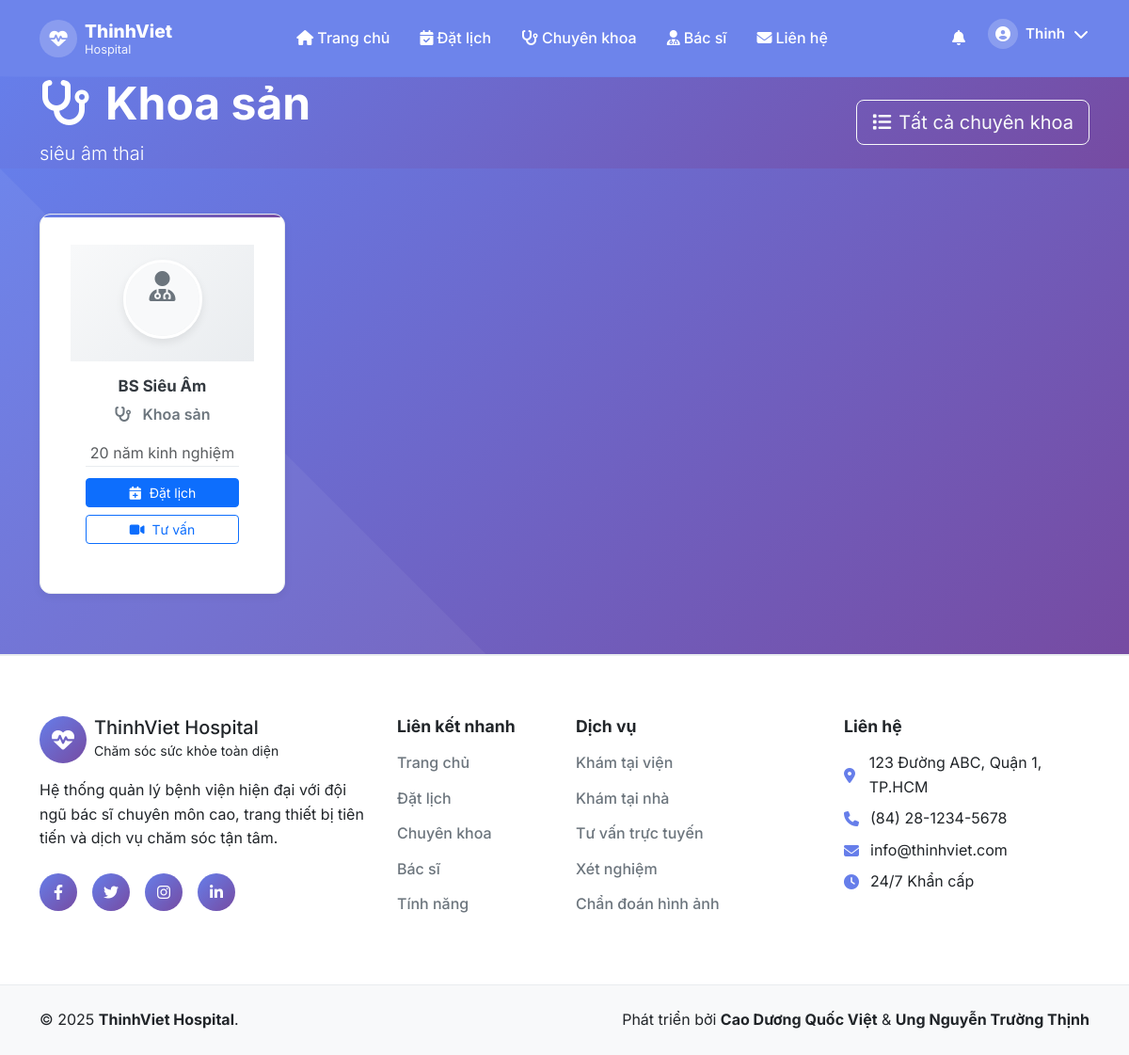
Screenshot of /doctors_by_specialty?slug=sieu-am (signed in) with the database file from the repository.
### tables this page shows
CREATE TABLE `bac_si` (
  `id` int(11) NOT NULL,
  `ten` varchar(255) NOT NULL,
  `email` varchar(255) NOT NULL,
  `mat_khau` varchar(255) NOT NULL,
  `so_dien_thoai` varchar(20) DEFAULT NULL,
  `chuyen_khoa_id` int(11) DEFAULT NULL,
  `chuyen_khoa` varchar(100) DEFAULT NULL,
  `so_giay_phep` varchar(50) DEFAULT NULL,
  `so_nam_kinh_nghiem` int(11) DEFAULT 0,
  `ngay_tao` timestamp NOT NULL DEFAULT current_timestamp(),
  `ngay_cap_nhat` timestamp NOT NULL DEFAULT current_timestamp() ON UPDATE current_timestamp(),
  `hinh_anh` varchar(255) DEFAULT NULL
);

CREATE TABLE `chuyen_khoa` (
  `id` int(11) NOT NULL,
  `ten` varchar(100) NOT NULL,
  `slug` varchar(120) DEFAULT NULL,
  `mo_ta` text DEFAULT NULL,
  `icon` varchar(100) DEFAULT NULL,
  `thu_tu` int(11) DEFAULT 0,
  `trang_thai` enum('active','inactive') DEFAULT 'active',
  `ngay_tao` timestamp NOT NULL DEFAULT current_timestamp(),
  `ngay_cap_nhat` timestamp NOT NULL DEFAULT current_timestamp() ON UPDATE current_timestamp()
);

### Controllers/DoctorController.php (called while the page is built, shortened)
<?php
require_once 'Models/Doctor.php';
require_once 'Controllers/AuthController.php';
require_once 'config/database.php';
class DoctorController
{
    private $doctorModel;
    public function __construct()
    {
        $this->doctorModel = new Doctor();
        require_once 'config/database.php';
    }
    public function listBySpecialty()
    {
        $slug = $_GET['slug'] ?? '';
        require_once 'Models/Specialty.php';
        $spModel = new Specialty();
        $specialty = $spModel->getBySlug($slug);
        $doctors = $this->doctorModel->getBySpecialization($specialty['ten']);
        include 'Views/doctor/doctors_by_specialty.php';
    }
}

### Views/layouts/layout_helper.php (called while the page is built, shortened)
<?php
function getCurrentUserContext()
{
    $defaults = ['id' => null, 'role' => '', 'name' => '', 'email' => ''];
    try {
        require_once 'Controllers/AuthController.php';
        if (class_exists('AuthController')) {
            $a = new AuthController();
            if (method_exists($a, 'resolveCurrentUserContext')) {
                $ctx = $a->resolveCurrentUserContext();
                if (is_array($ctx) && !empty($ctx)) return array_merge($defaults, $ctx);
            }
        }
    } catch (Exception $e) {
    }
    return [
        'id' => $_SESSION['user_id'] ?? null,
        'role' => '',
        'name' => '',
        'email' => '',
    ];
}

### Controllers/AuthController.php (called while the page is built, shortened)
<?php
require_once 'Models/Doctor.php';
class AuthController
{
    private function resolveUserByFallback($uid): ?array
    {
        try {
            $doc = new Doctor();
            $d = $doc->getById($uid);
            if ($d) {
                $spec = isset($d['chuyen_khoa_id']) ? (int)$d['chuyen_khoa_id'] : 0;
                $role = ($spec === 16) ? 'xray_doctor' : (($spec === 18) ? 'sieuam_doctor' : 'doctor');
                return [
                    'role' => $role,
                    'name' => $d['ten'] ?? '',
                    'email' => $d['email'] ?? '',
                    'chuyen_khoa_id' => $spec
                ];
            }
        } catch (Exception $e) {
        }
        return null;
    }
    public function resolveCurrentUserContext(): array
    {
        static $cached;
        if ($cached !== null) return $cached;
        $cached = ['id' => null, 'role' => '', 'name' => '', 'email' => '', 'chuyen_khoa_id' => null];
        $uid = $_SESSION['user_id'] ?? null;
        $cached['id'] = (int)$uid;
        $result = $this->resolveUserByFallback($uid);
        if ($result) {
            $cached = array_merge($cached, $result);
        }
        return $cached;
    }
}

### config/database.php (called while the page is built, shortened)
<?php
class Database
{
    private $host;
    private $db_name;
    private $username;
    private $password;
    public function __construct()
    {
        $this->host = $_ENV['DB_HOST'] ?? getenv('DB_HOST') ?? 'localhost';
        $this->db_name = $_ENV['DB_NAME'] ?? getenv('DB_NAME') ?? 'hospital_management';
        $this->username = $_ENV['DB_USER'] ?? getenv('DB_USER') ?? 'root';
        $this->password = $_ENV['DB_PASS'] ?? getenv('DB_PASS') ?? '';
    }
    private function loadEnvFile()
    {
        $envFile = __DIR__ . '/../.env';
    }
    public function getConnection()
    {
        $this->conn = null;
        try {
            $this->conn = new PDO("mysql:host=" . $this->host . ";dbname=" . $this->db_name, $this->username, $this->password);
            $this->conn->exec("set names utf8");
            $this->conn->setAttribute(PDO::ATTR_ERRMODE, PDO::ERRMODE_EXCEPTION);
        } catch (PDOException $exception) {
            error_log("Database connection error: " . $exception->getMessage());
            echo "Database connection failed. Please try again later.";
        }
        return $this->conn;
    }
}

### Models/User.php (called while the page is built, shortened)
<?php
require_once 'config/database.php';
class User
{
    public function __construct()
    {
        $database = new Database();
        $this->conn = $database->getConnection();
    }
}

### Models/Doctor.php (called while the page is built, shortened)
<?php
require_once 'Models/User.php';
class Doctor extends User
{
    public function __construct()
    {
        $this->table_name = "bac_si";
    }
    public function getById(int $id): ?array
    {
        $query = "SELECT bs.id, bs.ten, bs.email, bs.so_dien_thoai,
                         ck.ten AS chuyen_khoa, bs.so_giay_phep, bs.so_nam_kinh_nghiem, bs.mat_khau, bs.ngay_tao, bs.ngay_cap_nhat, bs.hinh_anh
                  FROM " . $this->table_name . " bs
                  LEFT JOIN chuyen_khoa ck ON ck.id = bs.chuyen_khoa_id
                  WHERE bs.id = :id";
        $stmt = $this->conn->prepare($query);
        $stmt->bindParam(":id", $id);
        $stmt->execute();
        $row = $stmt->fetch(PDO::FETCH_ASSOC);
        return $row ?: null;
    }
    public function getBySpecialization($specialization)
    {
        $query = "SELECT bs.id, bs.ten, bs.email, bs.so_dien_thoai, ck.ten AS chuyen_khoa, bs.so_giay_phep, bs.so_nam_kinh_nghiem, bs.hinh_anh
                  FROM " . $this->table_name . " bs
                  LEFT JOIN chuyen_khoa ck ON ck.id = bs.chuyen_khoa_id
                  WHERE ck.ten = :chuyen_khoa";
        $stmt = $this->conn->prepare($query);
        $stmt->bindParam(":chuyen_khoa", $specialization);
        $stmt->execute();
        return $stmt->fetchAll(PDO::FETCH_ASSOC);
    }
}

### Views/layouts/socket_bootstrap.php (called while the page is built, shortened)
<?php
require_once __DIR__ . '/layout_helper.php';
$ctx = function_exists('getCurrentUserContext') ? getCurrentUserContext() : ['id' => null, 'role' => '', 'name' => ''];
?>

### Models/Specialty.php (called while the page is built, shortened)
<?php
require_once 'config/database.php';
class Specialty
{
    private $conn;
    private $table = 'chuyen_khoa';
    public function __construct()
    {
        $db = new Database();
        $this->conn = $db->getConnection();
    }
    public function getBySlug($slug)
    {
        $sql = "SELECT id, ten, slug, mo_ta, icon FROM {$this->table} WHERE slug = :slug";
        $stmt = $this->conn->prepare($sql);
        $stmt->bindParam(':slug', $slug);
        $stmt->execute();
        return $stmt->fetch(PDO::FETCH_ASSOC);
    }
}

### Views/doctor/doctors_by_specialty.php (the view, shortened to what this page needs)
<?php $page_title = 'Bác sĩ - ' . ($specialty['ten'] ?? 'Chuyên khoa');
include 'Views/layouts/header.php'; ?>
<section class="page-header bg-gradient-primary text-white" style="margin-top: 81px;">
    <div class="container">
        <div class="row align-items-center">
            <div class="col-lg-8">
                <h1 class="display-5 fw-bold mb-2"><i
                        class="fas fa-stethoscope me-3"></i><?php echo htmlspecialchars($specialty['ten']); ?></h1>
                <?php if (!empty($specialty['mo_ta'])): ?><p class="lead mb-0">
                    <?php echo htmlspecialchars($specialty['mo_ta']); ?></p><?php endif; ?>
            </div>
            <div class="col-lg-4 text-lg-end">
                <a href="./specialties_all" class="btn btn-outline-light btn-lg"><i class="fas fa-list me-2"></i>Tất cả
                    chuyên khoa</a>
            </div>
        </div>
    </div>
</section>
<section class="doctors-section py-5">
    <div class="container">
        <div class="row" id="doctorsContainer">
            <?php foreach ($doctors as $doc): ?>
            <?php
                $experience = (int)($doc['so_nam_kinh_nghiem'] ?? 0);
                $specialty = $doc['chuyen_khoa'] ?: 'Đa khoa';
                ?>
            <div class="col-xl-3 col-lg-4 col-md-6 col-sm-6 mb-3 doctor-item animate-on-scroll"
                data-spec="<?php echo htmlspecialchars($specialty); ?>"
                data-name="<?php echo htmlspecialchars($doc['ten']); ?>"
                data-phone="<?php echo htmlspecialchars($doc['so_dien_thoai'] ?: ''); ?>"
                data-experience="<?php echo $experience; ?>">
                <div class="doctor-card h-100">
                    <div class="doctor-header">
                        <div class="doctor-avatar">
                            <div class="avatar-placeholder"
                                style="display: none; width: 100%; height: 100%; background: #f8f9fa; border-radius: 50%; display: flex; align-items: center; justify-content: center; color: #6c757d; font-size: 2rem;">
                                <i class="fas fa-user-md"></i>
                            </div>
                        </div>
                    </div>
                    <div class="doctor-body">
                        <h5 class="doctor-name"><?php echo htmlspecialchars($doc['ten']); ?></h5>
                        <p class="doctor-specialty">
                            <i class="fas fa-stethoscope me-2"></i>
                            <?php echo htmlspecialchars($specialty); ?>
                        </p>
                        <div class="doctor-meta text-muted">
                            <span><?php echo $experience; ?> năm kinh nghiệm</span>
                        </div>
                        <div class="doctor-actions">
                            <a href="./hospital_appointment?doctor_id=<?php echo base64_encode($doc['id']); ?>"
                                class="btn btn-primary btn-sm w-100 mb-2">
                                <i class="fas fa-calendar-plus me-2"></i>Đặt lịch
                            </a>
                            <a href="./consultation_booking?doctor_id=<?php echo base64_encode($doc['id']); ?>"
                                class="btn btn-outline-primary btn-sm w-100">
                                <i class="fas fa-video me-2"></i>Tư vấn
                            </a>
                        </div>
                    </div>
                </div>
            </div>
            <?php endforeach; ?>
        </div>
    </div>
</section>
<?php include 'Views/layouts/footer.php'; ?>

### Views/layouts/header.php (shortened to what this page needs)
<!DOCTYPE html>
<html lang="vi">
<head>
    <?php include 'Views/layouts/socket_bootstrap.php'; ?>
    <link href="https://cdn.jsdelivr.net/npm/bootstrap@5.3.0/dist/css/bootstrap.min.css" rel="stylesheet">
    <link href="https://cdnjs.cloudflare.com/ajax/libs/font-awesome/6.4.0/css/all.min.css" rel="stylesheet">
    <link rel="stylesheet" href="./assets/css/home.css?v=<?php echo filemtime('./assets/css/home.css'); ?>">
    <link rel="stylesheet" href="./assets/css/theme.css?v=<?php echo filemtime('./assets/css/theme.css'); ?>">
</head>
<body>
    <nav class="navbar navbar-expand-lg navbar-dark fixed-top" id="mainNav">
        <div class="container">
            <a class="navbar-brand d-flex align-items-center" href="./home">
                <div class="brand-icon me-2">
                    <i class="fas fa-heartbeat"></i>
                </div>
                <div class="brand-text">
                    <span class="brand-name">ThinhViet</span>
                    <span class="brand-subtitle">Hospital</span>
                </div>
            </a>
            <div class="collapse navbar-collapse" id="navbarNav">
                <ul class="navbar-nav mx-auto">
                    <li class="nav-item">
                        <a class="nav-link" href="home">
                            <i class="fas fa-home me-1"></i>Trang chủ
                        </a>
                    </li>
                    <li class="nav-item">
                        <a class="nav-link" href="doctor_team">
                            <i class="fas fa-calendar-check me-1"></i>Đặt lịch
                        </a>
                    </li>
                    <li class="nav-item">
                        <a class="nav-link" href="./home#chuyenkhoa">
                            <i class="fas fa-stethoscope me-1"></i>Chuyên khoa
                        </a>
                    </li>
                    <li class="nav-item">
                        <a class="nav-link" href="./home#doctors">
                            <i class="fas fa-user-md me-1"></i>Bác sĩ
                        </a>
                    </li>
                    <li class="nav-item">
                        <a class="nav-link" href="./contact">
                            <i class="fas fa-envelope me-1"></i>Liên hệ
                        </a>
                    </li>
                </ul>
                <ul class="navbar-nav">
                    <?php $ctx = getCurrentUserContext(); ?>
                    <?php if (!$ctx['id']) : ?>
                    <li class="nav-item">
                        <a class="nav-link btn btn-outline-light btn-sm px-3" href="login">
                            <i class="fas fa-sign-in-alt me-1"></i>Đăng nhập
                        </a>
                    </li>
                    <li class="nav-item ms-2">
                        <a class="nav-link btn btn-primary btn-sm px-3" href="./register">
                            <i class="fas fa-user-plus me-1"></i>Đăng ký
                        </a>
                    </li>
                    <?php else : ?>
                    <li class="nav-item me-2">
                        <div class="dropdown">
                            <a class="nav-link position-relative" href="#" role="button" data-bs-toggle="dropdown"
                                aria-expanded="false" title="Thông báo">
                                <i class="fas fa-bell"></i>
                            </a>
                        </div>
                    </li>
                    <li class="nav-item">
                        <div class="dropdown d-flex align-items-center">
                            <div class="user-avatar me-2">
                                <i class="fas fa-user-circle"></i>
                            </div>
                            <span
                                class="user-name me-1"><?php echo htmlspecialchars($ctx['name'] ?: 'Người dùng', ENT_QUOTES, 'UTF-8'); ?></span>
                            <button class="btn btn-link text-white p-0 ms-1" type="button" data-bs-toggle="dropdown"
                                aria-expanded="false">
                                <i class="fas fa-chevron-down"></i>
                            </button>
                        </div>
                    </li>
                    <?php endif; ?>
                </ul>
            </div>
        </div>
    </nav>

### rows the page displays
bac_si: ten "Thinh"
chuyen_khoa: ten "Khoa sản", mo_ta "siêu âm thai"
bac_si: ten "BS Siêu Âm", chuyen_khoa.ten "Khoa sản", so_nam_kinh_nghiem "20"
